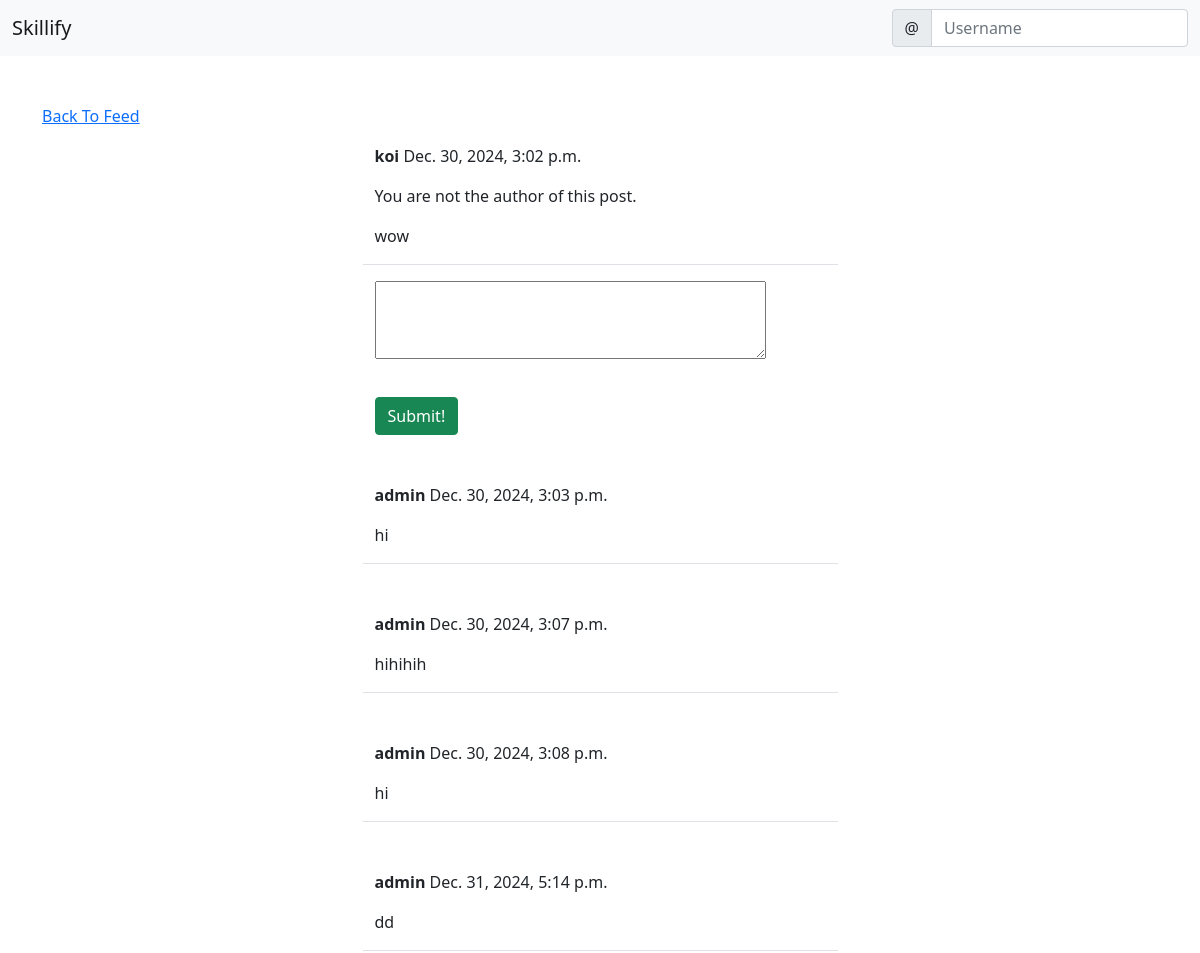
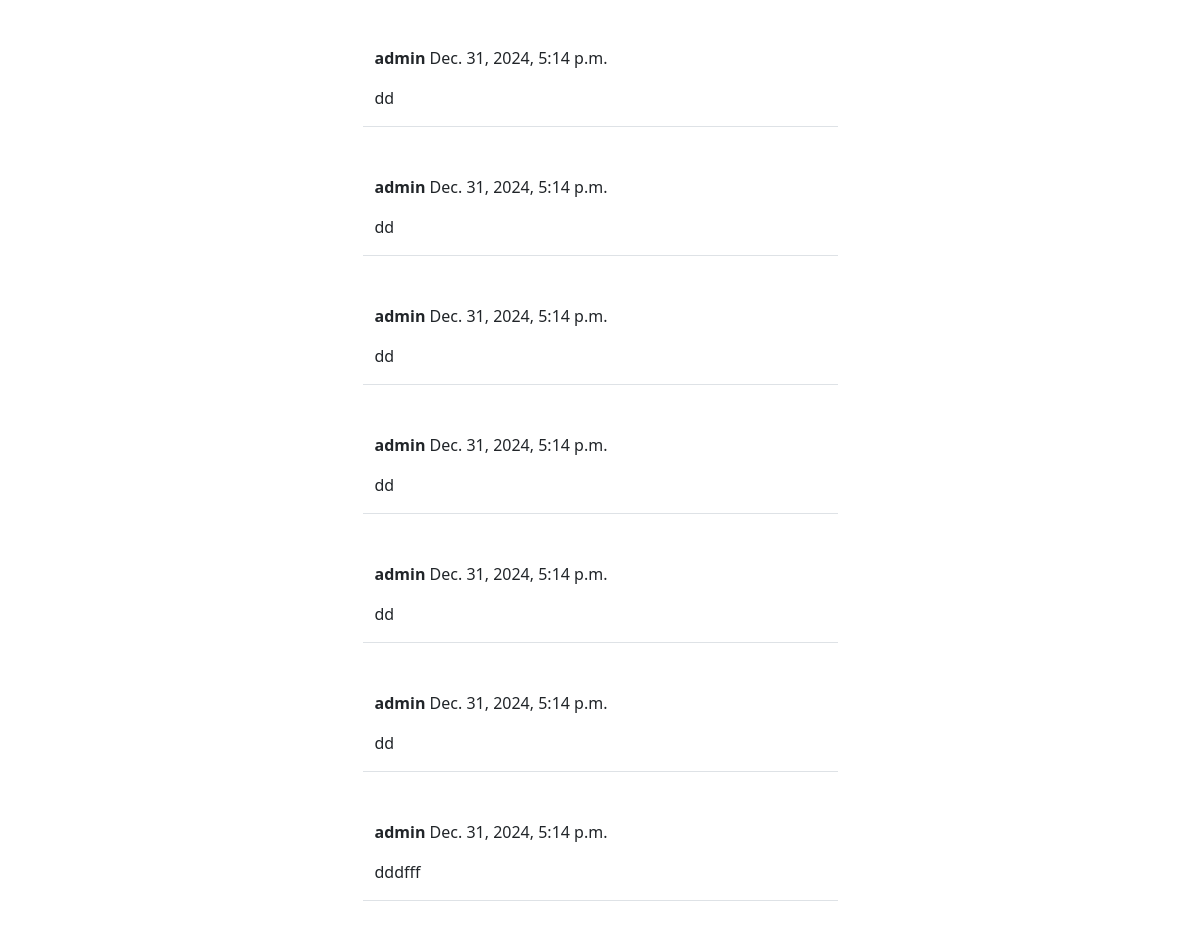
The page /social/post/20 on the database its author committed (2 pictures, top to bottom).
### social/models.py (models this page shows)
class Post (models.Model):
  body = models.TextField()
  created_on = models.DateTimeField(default=timezone.now)
  author = models.ForeignKey(User, on_delete=models.CASCADE)

class Comment(models.Model):
  comment = models.TextField()
  created_on = models.DateTimeField(default=timezone.now)
  author = models.ForeignKey(User, on_delete=models.CASCADE)
  post = models.ForeignKey('Post', on_delete=models.CASCADE)

### social/views.py (the view, shortened to what this page needs)
# urls.py: path('post/<int:pk>', PostDetailView.as_view(), name= 'post-detail'),
class PostDetailView(View):
    def get(self, request, pk, *args, **kwargs):
        post = Post.objects.get(pk=pk)
        form = CommentForm()
        comments = Comment.objects.filter(post=post).order_by('created_on')
        context = {
            'post': post,
            'form': form,
            'comments' : comments,
        }
        return render(request, 'social/post_detail.html', context)

### social/forms.py
class CommentForm(forms.ModelForm):
  comment = forms.CharField(
    label='',
    widget=forms.Textarea(attrs={
      'rows': '3'
      'placeholder' 'Say Something...'
       }))
  class Meta:
    model = Comment
    fields = ['comment']

### social/templates/social/post_detail.html (shortened to what this page needs)
{% extends 'landing/base.html' %}
{% load crispy_forms_tags %}
{% block content %}
<div class="container">
  <div class="row mt-5">
    <div class="col-md-5 col-sm-6">
       <a href="{% url 'post-list' %}">Back To Feed</a>
    </div>
  </div>
  <div class="row justify-content-center mt-3">
    <div class="col-md-5 col-sm-12 border-bottom">
      <p>
        <strong>{{ post.author }}</strong> {{ post.created_on }}
        {% if request.user == post.author %}
             <a href="{% url 'post-edit' post.pk %}" class="btn btn-warning btn-sm" style="color: #fff;">
                 <i class="far fa-edit"></i> Edit
             </a>
             <a href="{% url 'post-delete' post.pk %}" class="btn btn-danger btn-sm" style="color: #fff;">
                 <i class="fas fa-trash"></i> Delete
             </a>
        {% else %}
             <p>You are not the author of this post.</p>
        {% endif %}
      </p>
      <p>{{ post.body }}</p>
    </div>
  </div>
  <div class="row justify-content-center mt-3 mb-5">
    <div class="col-md-5 col-sm-12">
       <form method="POST">
        {{ form.as_p }}
        <div class="d grid gap-2">
          <button class="btn btn-success mt-3">Submit!</button>
        </div>
       </form>
    </div>
  </div>
  {% for comment in comments %}
  <div class="row justify-content-center mt-3 mb-5">
    <div class="col-md-5 col-sm-12 border-bottom">
      <p><strong>{{ comment.author }}</strong> {{ comment.created_on }}</p>
      <p>{{ comment.comment }}</p>
    </div>
  </div>
  {% endfor %}
</div>
{% endblock content %}

### landing/templates/landing/base.html (shortened to what this page needs)
<!doctype html>
<html lang="en">
  <head>
    <link href="https://cdnjs.cloudflare.com/ajax/libs/font-awesome/6.0.0-beta3/css/all.min.css" rel="stylesheet">
    <link href="https://cdn.jsdelivr.net/npm/bootstrap@5.0.2/dist/css/bootstrap.min.css" rel="stylesheet">
  </head>
  <body>
   {% include 'landing/navbar.html' %}
   {%block content%}
   {% endblock content%}
  </body>
</html>

### landing/templates/landing/navbar.html (shortened to what this page needs)
<nav class="navbar navbar-expand-lg navbar-light bg-light">
  <div class="container-fluid">
    <a class="navbar-brand"
    {% if user.is_authenticated %}
      href="{% url 'post-list' %}"
    {% else %}
      href="{% url 'index' %}"
    {% endif %}
    >Skillify</a>
    <div class="collapse navbar-collapse" id="Skillfy">
      <form class="d-flex">
        <div class="input-group">
          <span class="input-group-text" id="basic-addon1">@</span>
          <input type="text" class="form-control" placeholder="Username" aria-label="Username" aria-describedby="basic-addon1">
        </div>
      </form>
    </div>
  </div>
</nav>

### rows shown on the page
Post: author "koi", created_on "Dec. 30, 2024, 3:02 p.m.", body "wow"
Comment: author "admin", created_on "Dec. 30, 2024, 3:03 p.m.", comment "hi"
Comment: author "admin", created_on "Dec. 30, 2024, 3:07 p.m.", comment "hihihih"
Comment: author "admin", created_on "Dec. 30, 2024, 3:08 p.m.", comment "hi"
Comment: author "admin", created_on "Dec. 31, 2024, 5:14 p.m.", comment "dd"
Comment: author "admin", created_on "Dec. 31, 2024, 5:14 p.m.", comment "dd"
Comment: author "admin", created_on "Dec. 31, 2024, 5:14 p.m.", comment "dd"
Comment: author "admin", created_on "Dec. 31, 2024, 5:14 p.m.", comment "dd"
Comment: author "admin", created_on "Dec. 31, 2024, 5:14 p.m.", comment "dd"
Comment: author "admin", created_on "Dec. 31, 2024, 5:14 p.m.", comment "dd"
Comment: author "admin", created_on "Dec. 31, 2024, 5:14 p.m.", comment "dd"
Comment: author "admin", created_on "Dec. 31, 2024, 5:14 p.m.", comment "dddfff"
